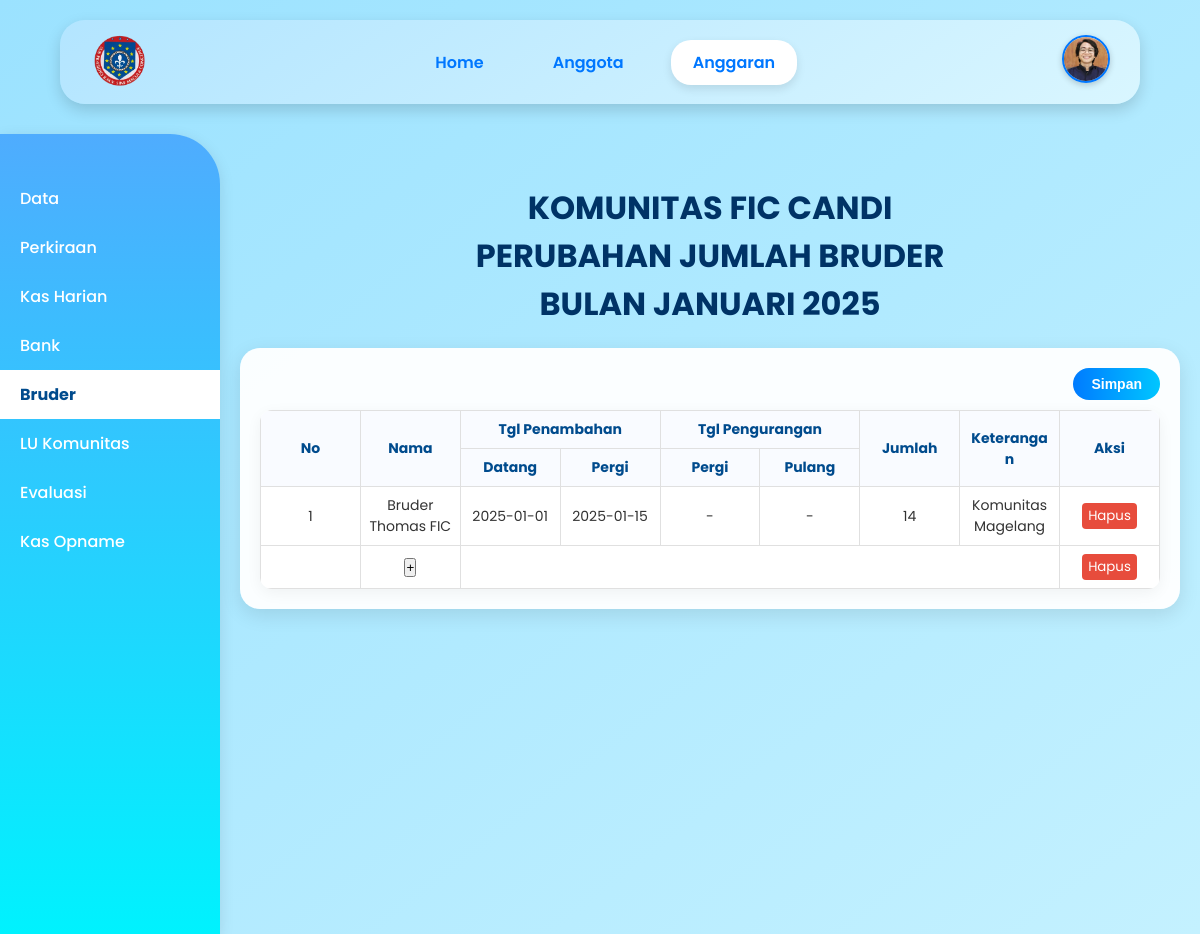
The app's page /anggaran_eco_bruder.php (signed in), older data.
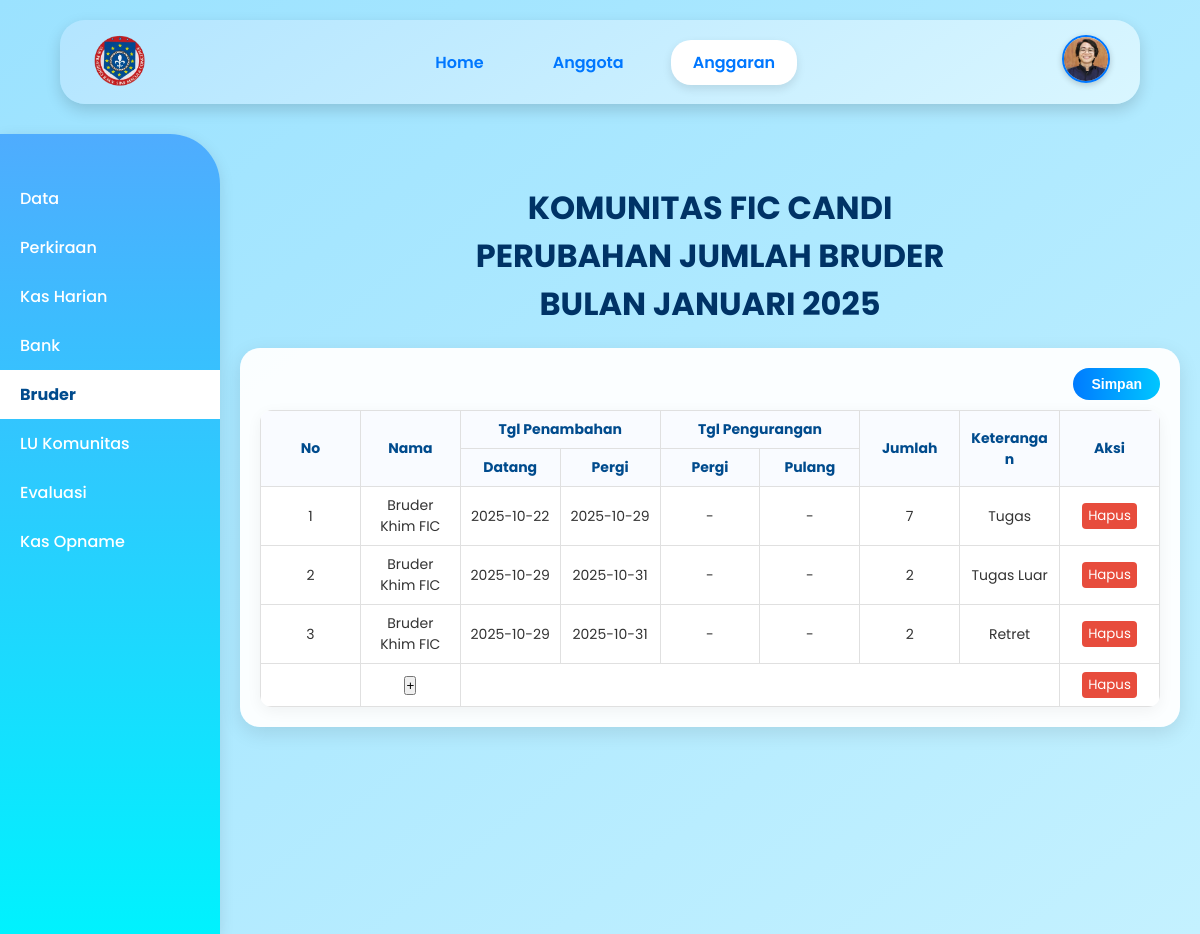
The same page, newer data.
### tables this page shows
CREATE TABLE `5_bruder` (
  `ID_pp` int(11) NOT NULL,
  `ID_bruder` int(11) DEFAULT NULL,
  `tgl_datang_komunitas` date DEFAULT NULL,
  `tgl_pulang_komunitas` date DEFAULT NULL,
  `tgl_pergi_luarkota` date DEFAULT NULL,
  `tgl_pulang_luarKota` date DEFAULT NULL,
  `jumlah_hari` int(11) DEFAULT NULL,
  `keterangan_pp` text DEFAULT NULL
);

CREATE TABLE `data_bruder` (
  `ID_bruder` int(11) NOT NULL,
  `nama_bruder` varchar(100) DEFAULT NULL,
  `gambar_bruder` varchar(255) DEFAULT NULL,
  `ttl_bruder` date DEFAULT NULL,
  `alamat_bruder` text DEFAULT NULL,
  `tahun_masuk_postulan` year(4) DEFAULT NULL,
  `tahun_prasetia_pertama` year(4) DEFAULT NULL,
  `tahun_kaul_kekal` year(4) DEFAULT NULL,
  `riwayat_tugas` text DEFAULT NULL,
  `unit_kerja` varchar(100) DEFAULT NULL,
  `alamat` varchar(255) DEFAULT NULL,
  `no_telp` varchar(20) DEFAULT NULL,
  `email` varchar(100) DEFAULT NULL,
  `foto` varchar(100) DEFAULT NULL
);

### anggaran_eco_bruder.php (the view, shortened to what this page needs)
<?php
try {
    $pdo = new PDO("mysql:host=localhost;dbname=ibd_kelompok6_brd", "root", "");
    $pdo->setAttribute(PDO::ATTR_ERRMODE, PDO::ERRMODE_EXCEPTION);
    $stmt = $pdo->prepare("
        SELECT db.foto
        FROM login_bruder lb
        LEFT JOIN data_bruder db ON lb.ID_bruder = db.ID_bruder
        WHERE lb.ID_bruder = ?
    ");
    $stmt->execute([$_SESSION['ID_bruder']]);
    $user = $stmt->fetch(PDO::FETCH_ASSOC);
    $foto = !empty($user['foto']) ? $user['foto'] : 'default.png';
$stmt = $pdo->query("
    SELECT
        b.ID_pp,
        db.nama_bruder,
        b.tgl_datang_komunitas,
        b.tgl_pulang_komunitas,
        b.tgl_pergi_luarkota,
        b.tgl_pulang_luarKota,
        b.jumlah_hari,
        b.keterangan_pp
    FROM `5_bruder` b
    LEFT JOIN data_bruder db ON b.ID_bruder = db.ID_bruder
    ORDER BY b.ID_pp DESC
");
$data_bruder_tabel = $stmt->fetchAll(PDO::FETCH_ASSOC);
} catch (PDOException $e) {
    die("Koneksi atau query gagal: " . $e->getMessage());
}
?>
<!DOCTYPE html>
<html lang="id">
<head>
</head>
<body>
    <header>
        <img src="foto/logo.png" alt="Logo" class="logo">
        <nav>
            <a href="dashboard_eco.php">Home</a>
            <a href="anggota.php">Anggota</a>
            <a href="anggaran_eco.php" class="active">Anggaran</a>
        </nav>
        <div class="profile-wrapper" onclick="toggleDropdown()">
            <img src="foto/<?= htmlspecialchars($foto) ?>" alt="Profile" class="profile-pic">
        </div>
    </header>
    <div class="container">
        <div class="sidebar">
            <a href="anggaran_eco.php">Data</a>
            <a href="anggaran_eco_perkiraan.php">Perkiraan</a>
            <a href="anggaran_eco_kas.php">Kas Harian</a>
            <a href="anggaran_eco_bank.php">Bank</a>
            <a href="anggaran_eco_bruder.php" class="active">Bruder</a>
            <a href="anggaran_eco_lu.php">LU Komunitas</a>
            <a href="anggaran_eco_evaluasi.php">Evaluasi</a>
            <a href="anggaran_eco_opname.php">Kas Opname</a>
        </div>
        <div class="main">
            <main>
                <h1>KOMUNITAS FIC CANDI<br>PERUBAHAN JUMLAH BRUDER<br>BULAN JANUARI 2025</h1>
                <div class="card">
                    <div class="table-header">
                        <button type="submit" class="btn-simpan">Simpan</button>
                    </div>
                        <table cellpadding="5" cellspacing="0">
                        <thead>
                            <tr>
                                <th rowspan="2">No</th>
                                <th rowspan="2">Nama</th>
                                <th colspan="2">Tgl Penambahan</th>
                                <th colspan="2">Tgl Pengurangan</th>
                                <th rowspan="2">Jumlah</th>
                                <th rowspan="2">Keterangan</th>
                                <th rowspan="2">Aksi</th>
                            </tr>
                            <tr>
                                <th>Datang</th>
                                <th>Pergi</th>
                                <th>Pergi</th>
                                <th>Pulang</th>
                            </tr>
                        </thead>
                        <tbody id="bruderTableBody">
<?php if (!empty($data_bruder_tabel)): ?>
    <?php foreach ($data_bruder_tabel as $index => $row): ?>
    <tr>
        <td><?= $index + 1 ?></td>
        <td><?= htmlspecialchars($row['nama_bruder']) ?></td>
        <td><?= $row['tgl_datang_komunitas'] ?: '-' ?></td>
        <td><?= $row['tgl_pulang_komunitas'] ?: '-' ?></td>
        <td><?= $row['tgl_pergi_luarkota'] ?: '-' ?></td>
        <td><?= $row['tgl_pulang_luarKota'] ?: '-' ?></td>
        <td><?= $row['jumlah_hari'] ?></td>
        <td><?= htmlspecialchars($row['keterangan_pp']) ?></td>
        <td>
  <button class="btn-delete" data-id="<?= $row['ID_pp'] ?>">Hapus</button>
</td>
    </tr>
    <?php endforeach; ?>
<?php else: ?>
    <tr><td colspan="9">Belum ada data Bruder</td></tr>
<?php endif; ?>
<tr id="addRow">
    <td></td>
    <td>
        <button class="btn-plus" data-bs-toggle="modal" data-bs-target="#addModal">+</button>
    </td>
    <td colspan="6"></td>
    <td><button class="btn-delete">Hapus</button></td>
</tr>
</tbody>
                    </table>
            </main>
        </div>
    </div>
</body>
</html>

Row changes from the older to the newer data that the page shows:
removed 5_bruder: ID_bruder.nama_bruder "Bruder Thomas FIC", tgl_datang_komunitas "2025-01-01", tgl_pulang_komunitas "2025-01-15", tgl_pergi_luarkota "-", tgl_pulang_luarKota "-", jumlah_hari "14", keterangan_pp "Komunitas Magelang"
added 5_bruder: ID_bruder.nama_bruder "Bruder Khim FIC", tgl_datang_komunitas "2025-10-22", tgl_pulang_komunitas "2025-10-29", tgl_pergi_luarkota "-", tgl_pulang_luarKota "-", jumlah_hari "7", keterangan_pp "Tugas"
added 5_bruder: ID_bruder.nama_bruder "Bruder Khim FIC", tgl_datang_komunitas "2025-10-29", tgl_pulang_komunitas "2025-10-31", tgl_pergi_luarkota "-", tgl_pulang_luarKota "-", jumlah_hari "2", keterangan_pp "Tugas Luar"
added 5_bruder: ID_bruder.nama_bruder "Bruder Khim FIC", tgl_datang_komunitas "2025-10-29", tgl_pulang_komunitas "2025-10-31", tgl_pergi_luarkota "-", tgl_pulang_luarKota "-", jumlah_hari "2", keterangan_pp "Retret"
